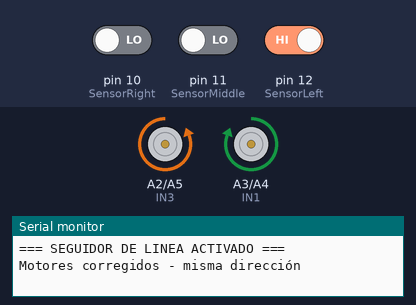
A sketch run on a simulated Arduino Uno, built with avr-gcc and run on an emulated ATmega328P. Parts: motor-driver pin pairs drawn as motors (green arrow = first pin HIGH = forward, orange = second pin HIGH = backward, longer = more drive), the last lines printed to the serial monitor. Inputs (shaded band) come from the test bench; at power-on: pin 10 (SensorRight) LOW, pin 12 (SensorLeft) HIGH, pin 11 (SensorMiddle) LOW.

Above: at 1.2 s.
1.3 s: pin 10 (SensorRight) driven HIGH
At 1.6 s:
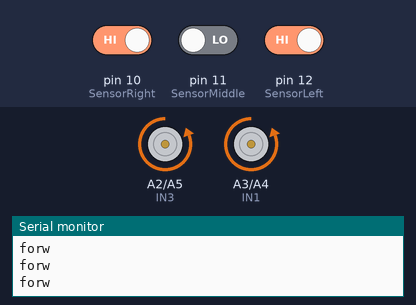
2.8 s: pin 12 (SensorLeft) driven LOW
At 4.0 s:
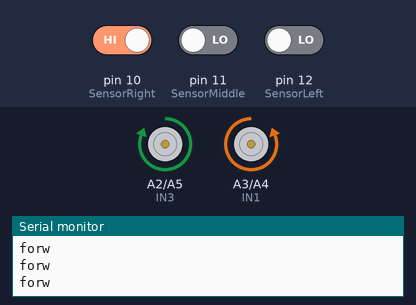
4.3 s: pin 10 (SensorRight) driven LOW
At 5.2 s:
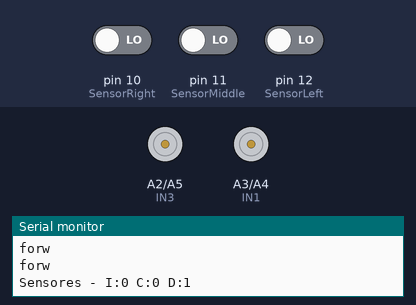
5.8 s: pin 11 (SensorMiddle) driven HIGH
At 6.4 s:
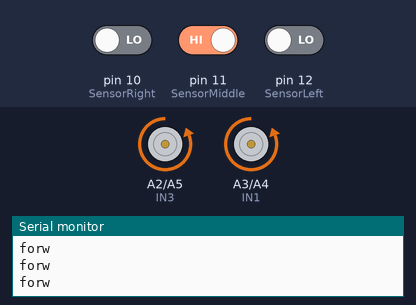
7.3 s: pin 12 (SensorLeft) driven HIGH
At 7.7 s:
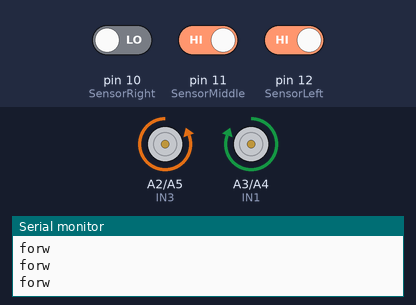
Timing chart, 0 to 9.8 s (numbered marks = the images above; inputs shaded):
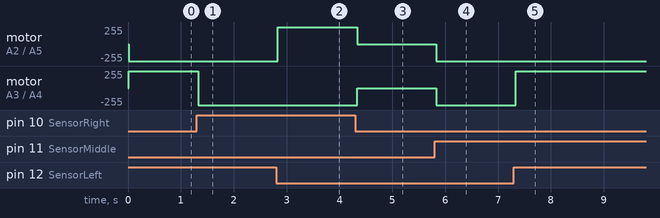

Measured:
- after the input at 1.3 s, motor on A3 (IN1) / A4 (IN2): forward 255/255 → backward 255/255 at once
- after the input at 2.8 s, motor on A2 (IN3) / A5 (IN4): backward 255/255 → forward 255/255 at once
- after the input at 4.3 s, motor on A2 (IN3) / A5 (IN4): forward 255/255 → stopped at once; motor on A3 (IN1) / A4 (IN2): backward 255/255 → stopped at once
- after the input at 5.8 s, motor on A2 (IN3) / A5 (IN4), motor on A3 (IN1) / A4 (IN2): stopped → backward 255/255 at once
- after the input at 7.3 s, motor on A3 (IN1) / A4 (IN2): backward 255/255 → forward 255/255 at once

The sketch:

completo-chachi.ino
```cpp
// Motor A Derecha
#define IN1 A3
#define IN2 A4

// Motor B Izquierda
#define IN3 A2
#define IN4 A5

// Pines de sensores
#define SensorLeft 12
#define SensorMiddle 11
#define SensorRight 10

int izq = 0;
int der = 0;
int cen = 0;

int velade = 170;
int velman = 170;
int stp = 50;
int stpsuave = 10;

// Variables para monitoreo periódico
unsigned long ultimoReporte = 0;
const unsigned long INTERVALO_REPORTE = 2000; // 2 segundos

void setup() {
  pinMode(SensorLeft, INPUT);
  pinMode(SensorMiddle, INPUT);
  pinMode(SensorRight, INPUT);

  Serial.begin(9600);

  pinMode(IN1, OUTPUT);
  pinMode(IN2, OUTPUT);
  pinMode(IN3, OUTPUT);
  pinMode(IN4, OUTPUT);

  Serial.println("=== SEGUIDOR DE LINEA ACTIVADO ===");
  Serial.println("Motores corregidos - misma dirección");
}

void loop() {
  // Leer sensores
  izq = digitalRead(SensorLeft);
  der = digitalRead(SensorRight);
  cen = digitalRead(SensorMiddle);

  // LÓGICA DE SEGUIMIENTO
  // 0 = sobre línea negra, 1 = fuera de línea

  if (izq == 0 && cen == 1 && der == 1) {
    left(stpsuave, velman);
  }
  else if (izq == 0 && cen == 0 && der == 1) {
    left(stpsuave, velman);
  }
  else if (izq == 1 && cen == 0 && der == 1) {
    forward(stp, velade);
  }
  else if (izq == 1 && cen == 1 && der == 0) {
    right(stpsuave, velman);
  }
  else if (izq == 1 && cen == 0 && der == 0) {
    right(stpsuave, velman);
  }
  else if (izq == 0 && cen == 0 && der == 0) {
    Parar();
  }
  else if (izq == 0 && cen == 1 && der == 0) {
    forward(stpsuave, velman);
  }
  else if (izq == 1 && cen == 1 && der == 1) {
    right(stpsuave, velman);
  }
  else {
    forward(stp, velade);
  }

  // Mostrar estado de sensores solo cada 2 segundos
  if (millis() - ultimoReporte >= INTERVALO_REPORTE) {
    Serial.print("Sensores - I:");
    Serial.print(izq);
    Serial.print(" C:");
    Serial.print(cen);
    Serial.print(" D:");
    Serial.println(der);
    ultimoReporte = millis();
  }

  delay(50);
}

// FUNCIONES DE MOVIMIENTO CORREGIDAS - AMBOS MOTORES MISMA DIRECCIÓN
void forward(int st, int vel) {
  Serial.println("forw");
  // AMBOS motores ADELANTE
  // Motor A: IN1=LOW, IN2=HIGH (adelante)
  digitalWrite(IN1, LOW);
  analogWrite(IN2, vel);

  // Motor B: IN3=LOW, IN4=HIGH (adelante)
  digitalWrite(IN3, LOW);
  analogWrite(IN4, vel);

  delay(st);
}

void right(int st, int vel) {
  // GIRO DERECHA: Motor A atrás, Motor B adelante
  // Motor A: IN1=HIGH, IN2=LOW (atrás)
  analogWrite(IN1, vel);
  digitalWrite(IN2, LOW);

  // Motor B: IN3=LOW, IN4=HIGH (adelante)
  digitalWrite(IN3, LOW);
  analogWrite(IN4, vel);

  delay(st);
}

void left(int st, int vel) {
  // GIRO IZQUIERDA: Motor A adelante, Motor B atrás
  // Motor A: IN1=LOW, IN2=HIGH (adelante)
  digitalWrite(IN1, LOW);
  analogWrite(IN2, vel);

  // Motor B: IN3=HIGH, IN4=LOW (atrás)
  analogWrite(IN3, vel);
  digitalWrite(IN4, LOW);

  delay(st);
}

void Parar() {
  digitalWrite(IN1, LOW);
  digitalWrite(IN2, LOW);
  digitalWrite(IN3, LOW);
  digitalWrite(IN4, LOW);
  delay(100);
}
```
